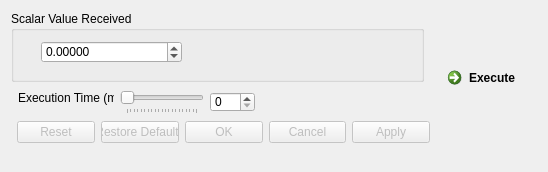
<?xml version="1.0" encoding="UTF-8"?>
<ui version="4.0">
 <class>ReceiveScalar</class>
 <widget class="QDialog" name="ReceiveScalar">
  <property name="geometry">
   <rect>
    <x>0</x>
    <y>0</y>
    <width>548</width>
    <height>172</height>
   </rect>
  </property>
  <property name="windowTitle">
   <string>Dialog</string>
  </property>
  <widget class="QDialogButtonBox" name="buttonBox">
   <property name="enabled">
    <bool>false</bool>
   </property>
   <property name="geometry">
    <rect>
     <x>17</x>
     <y>121</y>
     <width>413</width>
     <height>23</height>
    </rect>
   </property>
   <property name="orientation">
    <enum>Qt::Horizontal</enum>
   </property>
   <property name="standardButtons">
    <set>QDialogButtonBox::Apply|QDialogButtonBox::Cancel|QDialogButtonBox::Ok|QDialogButtonBox::Reset|QDialogButtonBox::RestoreDefaults</set>
   </property>
   <property name="centerButtons">
    <bool>false</bool>
   </property>
  </widget>
  <widget class="QGroupBox" name="groupBox">
   <property name="geometry">
    <rect>
     <x>11</x>
     <y>11</y>
     <width>413</width>
     <height>71</height>
    </rect>
   </property>
   <property name="title">
    <string>Scalar Value Received</string>
   </property>
   <property name="checkable">
    <bool>false</bool>
   </property>
   <widget class="QDoubleSpinBox" name="scalarValueReceived_">
    <property name="geometry">
     <rect>
      <x>30</x>
      <y>30</y>
      <width>141</width>
      <height>22</height>
     </rect>
    </property>
    <property name="decimals">
     <number>5</number>
    </property>
    <property name="minimum">
     <double>-100000000.000000000000000</double>
    </property>
    <property name="maximum">
     <double>100000000.000000000000000</double>
    </property>
   </widget>
  </widget>
  <widget class="QLabel" name="executionTimeLabel_">
   <property name="geometry">
    <rect>
     <x>18</x>
     <y>90</y>
     <width>96</width>
     <height>16</height>
    </rect>
   </property>
   <property name="text">
    <string>Execution Time (ms)</string>
   </property>
  </widget>
  <widget class="QSpinBox" name="executionTimeSpinBox_">
   <property name="geometry">
    <rect>
     <x>210</x>
     <y>92</y>
     <width>45</width>
     <height>20</height>
    </rect>
   </property>
   <property name="readOnly">
    <bool>false</bool>
   </property>
   <property name="maximum">
    <number>5000</number>
   </property>
  </widget>
  <widget class="QSlider" name="executionTimeHorizontalSlider_">
   <property name="geometry">
    <rect>
     <x>120</x>
     <y>90</y>
     <width>84</width>
     <height>24</height>
    </rect>
   </property>
   <property name="maximum">
    <number>5000</number>
   </property>
   <property name="singleStep">
    <number>10</number>
   </property>
   <property name="pageStep">
    <number>250</number>
   </property>
   <property name="orientation">
    <enum>Qt::Horizontal</enum>
   </property>
   <property name="tickPosition">
    <enum>QSlider::TicksBelow</enum>
   </property>
  </widget>
  <widget class="QCommandLinkButton" name="executeButton_">
   <property name="geometry">
    <rect>
     <x>440</x>
     <y>60</y>
     <width>185</width>
     <height>41</height>
    </rect>
   </property>
   <property name="text">
    <string>Execute</string>
   </property>
  </widget>
 </widget>
 <resources/>
 <connections>
  <connection>
   <sender>buttonBox</sender>
   <signal>accepted()</signal>
   <receiver>ReceiveScalar</receiver>
   <slot>accept()</slot>
   <hints>
    <hint type="sourcelabel">
     <x>248</x>
     <y>254</y>
    </hint>
    <hint type="destinationlabel">
     <x>157</x>
     <y>274</y>
    </hint>
   </hints>
  </connection>
  <connection>
   <sender>buttonBox</sender>
   <signal>rejected()</signal>
   <receiver>ReceiveScalar</receiver>
   <slot>reject()</slot>
   <hints>
    <hint type="sourcelabel">
     <x>316</x>
     <y>260</y>
    </hint>
    <hint type="destinationlabel">
     <x>286</x>
     <y>274</y>
    </hint>
   </hints>
  </connection>
  <connection>
   <sender>executionTimeHorizontalSlider_</sender>
   <signal>valueChanged(int)</signal>
   <receiver>executionTimeSpinBox_</receiver>
   <slot>setValue(int)</slot>
   <hints>
    <hint type="sourcelabel">
     <x>242</x>
     <y>25</y>
    </hint>
    <hint type="destinationlabel">
     <x>400</x>
     <y>25</y>
    </hint>
   </hints>
  </connection>
  <connection>
   <sender>executionTimeSpinBox_</sender>
   <signal>valueChanged(int)</signal>
   <receiver>executionTimeHorizontalSlider_</receiver>
   <slot>setValue(int)</slot>
   <hints>
    <hint type="sourcelabel">
     <x>400</x>
     <y>25</y>
    </hint>
    <hint type="destinationlabel">
     <x>242</x>
     <y>25</y>
    </hint>
   </hints>
  </connection>
 </connections>
</ui>
